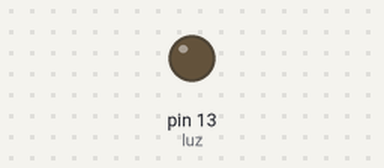
Bench run of a sketch on a simulated Arduino Uno, built with avr-gcc and run on an emulated ATmega328P. Parts: output pins drawn as LEDs (lit = HIGH).

Above: at 0.8 s.
At 10.5 s:
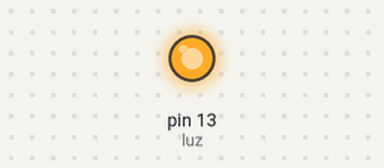
Timing chart, 0 to 10.8 s (numbered marks = the images above):
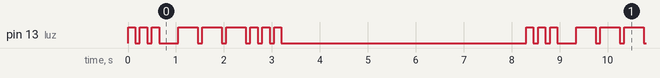

Measured:
- by itself, pin 13 (luz): repeats every 8.3 s: 2 × (LOW 0.10 s, HIGH 0.15 s), LOW 0.40 s, 3 × (HIGH 0.40 s, LOW 0.10 s), 2 × (HIGH 0.15 s, LOW 0.10 s), HIGH 0.15 s, LOW 5.1 s, HIGH 0.15 s
- by itself, everything shown: repeats every 8.3 s, in 18 steps

The sketch:

codigoSOS.ino
```cpp
int luz = 13;

void setup() {
  pinMode(luz, OUTPUT);

}

void loop() {

  // Variável contador
  int i;

  //Letra S (3 pontos)
  for(i=0; i<3; i++){
     digitalWrite(luz, 1);
     delay(150);
     digitalWrite(luz, 0);
     delay(100);
  }

  //Tempo para dar intervalo entre as letras
  delay(300);

  //Letra O (3 linhas)
  for(i=0; i<3; i++){
     digitalWrite(luz, 1);
     delay(400);
     digitalWrite(luz, 0);
     delay(100);
  }

   //Letra S (3 pontos)
  for(i=0; i<3; i++){
     digitalWrite(luz, 1);
     delay(150);
     digitalWrite(luz, 0);
     delay(100);
  }

  //Tempo para dar intervalo entre S.O.S
  delay(5000);

}
```
